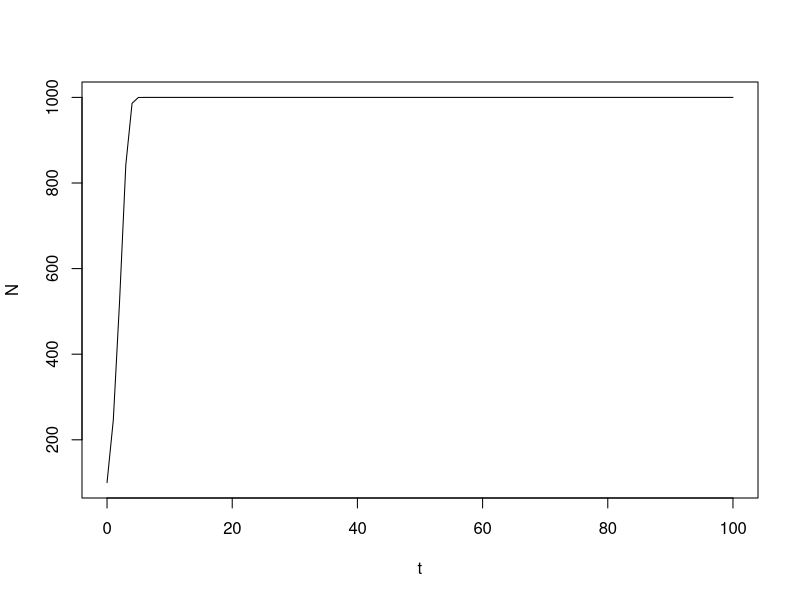
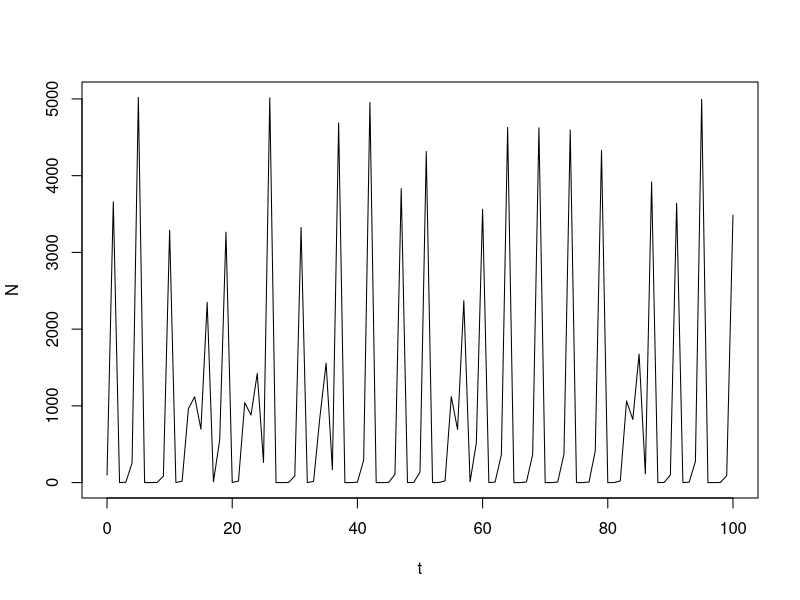
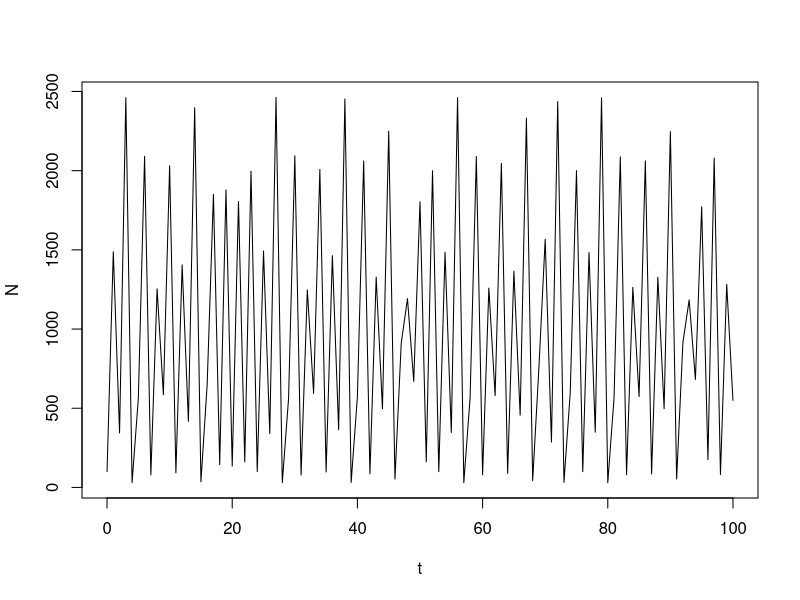
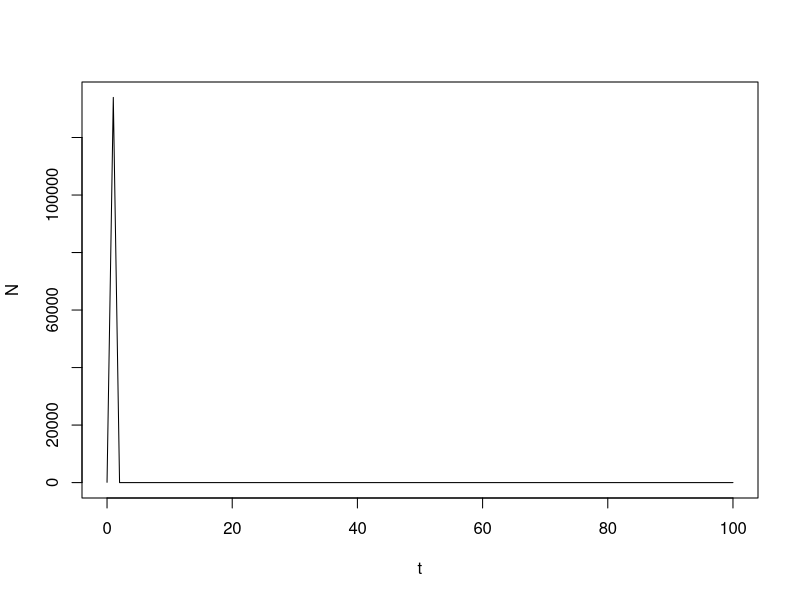
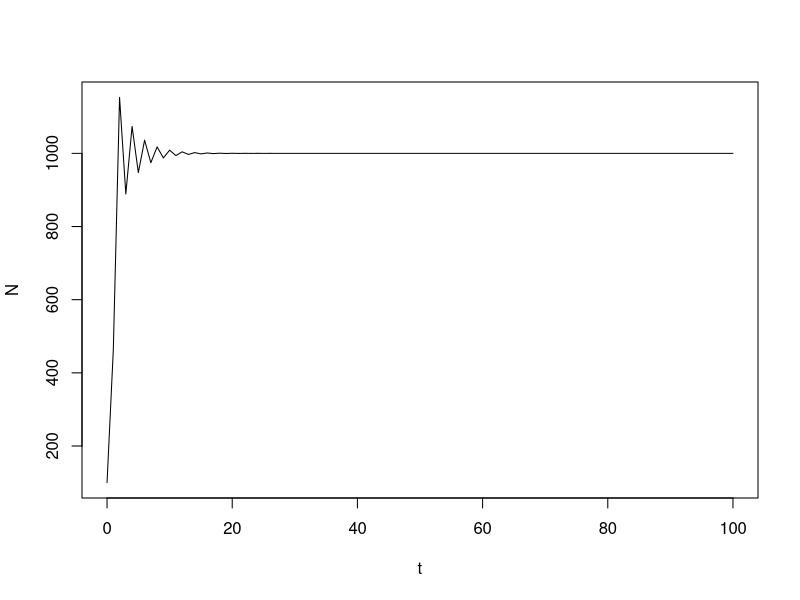

Reproduce these figures in R, in order.
#######################################
#### BOOTCAMP MODELING EXCERCISES #####
#######################################

### A

#write function
ricker <- function(NO,KK,rr,ttMax, PLOTFLAG){   ##variables: initial pop, K, r, PLOTFLAG, maxtime
  NN <- matrix(NA, nrow = 1, ncol = ttMax+1)
  NN[1] <- NO   ##open vector to store output
  for (tt in 1:ttMax){   ##for loop using equation
  NN[tt+1] <- NN[tt]*exp(rr*(1-NN[tt]/KK))
  }
  if(PLOTFLAG == 1){
    plot(0:ttMax,NN, type = 'l', xlab='t', ylab = 'N') ##plotvalues
  }
  else {
    return(NN)
  }
}


### B

ricker(NO = 100, KK = 1000, rr = 1.0, ttMax = 100, PLOTFLAG = 1)
#increases with no oscillation

ricker(NO = 100, KK = 1000, rr = 4.0, ttMax = 100, PLOTFLAG = 1)
ricker(NO = 100, KK = 1000, rr = 3.0, ttMax = 100, PLOTFLAG = 1)
#persistant regular oscillations

ricker(NO = 100, KK = 1000, rr = 8.0, ttMax = 100, PLOTFLAG = 1)
#population died out :(

ricker(NO = 100, KK = 1000, rr = 1.7, ttMax = 100, PLOTFLAG = 1)
#decaying oscillations

##the r parameter is the key driver of these patterns

### C

